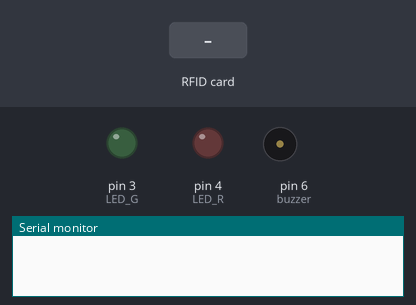
A sketch run on a simulated Arduino Uno, built with avr-gcc and run on an emulated ATmega328P. Parts: output pins drawn as LEDs (lit = HIGH), buzzer (waves = sounding), the last lines printed to the serial monitor. Inputs (shaded band) come from the test bench. Pins used as bus, display or sensor lines are not drawn.

Above: at 1.2 s.
1.3 s: RFID card 5E 7A 19 C4 held to the reader
At 1.67 s:
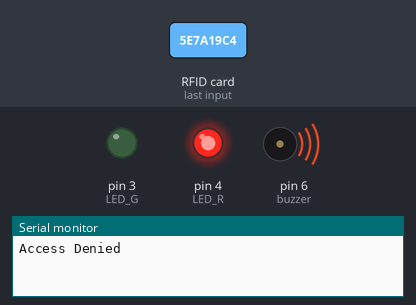
At 8.4 s:
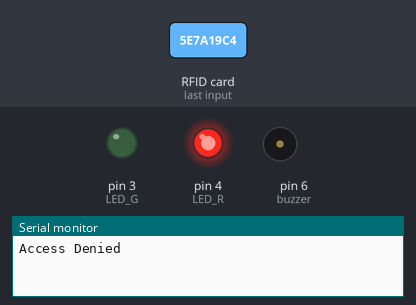
Timing chart, 0 to 9.9 s (numbered marks = the images above; inputs shaded):
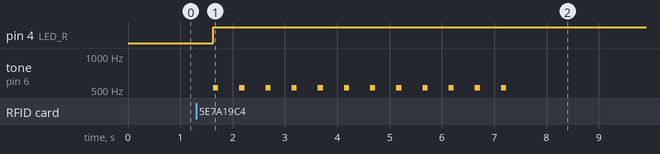

The sketch:

RFID_LED_Buzzer.ino
```cpp
//고리를 대면 통과, 다른 것을 대면 통과x//

#include <SPI.h>
#include <MFRC522.h>

int RST_PIN=9;
int SS_PIN=10;
MFRC522 mfrc(SS_PIN, RST_PIN);

int LED_G=3;
int LED_R=4;
int buzzer=6;

void setup() {
  // put your setup code here, to run once:
  Serial.begin(9600);
  SPI.begin();
  mfrc.PCD_Init();
  pinMode(LED_G,OUTPUT);
  pinMode(LED_R,OUTPUT);
  pinMode(buzzer,OUTPUT);

}

void loop() {
  // put your main code here, to run repeatedly:
  if ( !mfrc.PICC_IsNewCardPresent() || !mfrc.PICC_ReadCardSerial()){
  delay(500);
  return;
  }
  if (mfrc.uid.uidByte[0]==113 && mfrc.uid.uidByte[1]==239 &&
  mfrc.uid.uidByte[2]==157 && mfrc.uid.uidByte[3]==211){
    digitalWrite(LED_G,HIGH);
    digitalWrite(LED_R,LOW);
    Serial.println();
    Serial.print("Welcome");

    tone(buzzer,523,100);
    delay(500);
    }
    else{
    digitalWrite(LED_G,LOW);
    digitalWrite(LED_R,HIGH);
    Serial.println();
    Serial.print("Access Denied");
    tone(buzzer,523,100);
    delay(500);
    tone(buzzer,523,100);
    delay(500);
    tone(buzzer,523,100);
    delay(500);
    tone(buzzer,523,100);
    delay(500);
    tone(buzzer,523,100);
    delay(500);
    tone(buzzer,523,100);
    delay(500);
    tone(buzzer,523,100);
    delay(500);
    tone(buzzer,523,100);
    delay(500);
    tone(buzzer,523,100);
    delay(500);
    tone(buzzer,523,100);
    delay(500);
    tone(buzzer,523,100);
    delay(500);
    tone(buzzer,523,100);
    delay(500);
      }
}
```

Measured:
- after the input at 1.3 s, pin 4 (LED_R): LOW → HIGH after 0.33 s; tone on pin 6 (buzzer): alternates 523 Hz for 0.10 s and silent for 0.40 s, 24 changes in all, then stays silent, starting after 0.33 s
